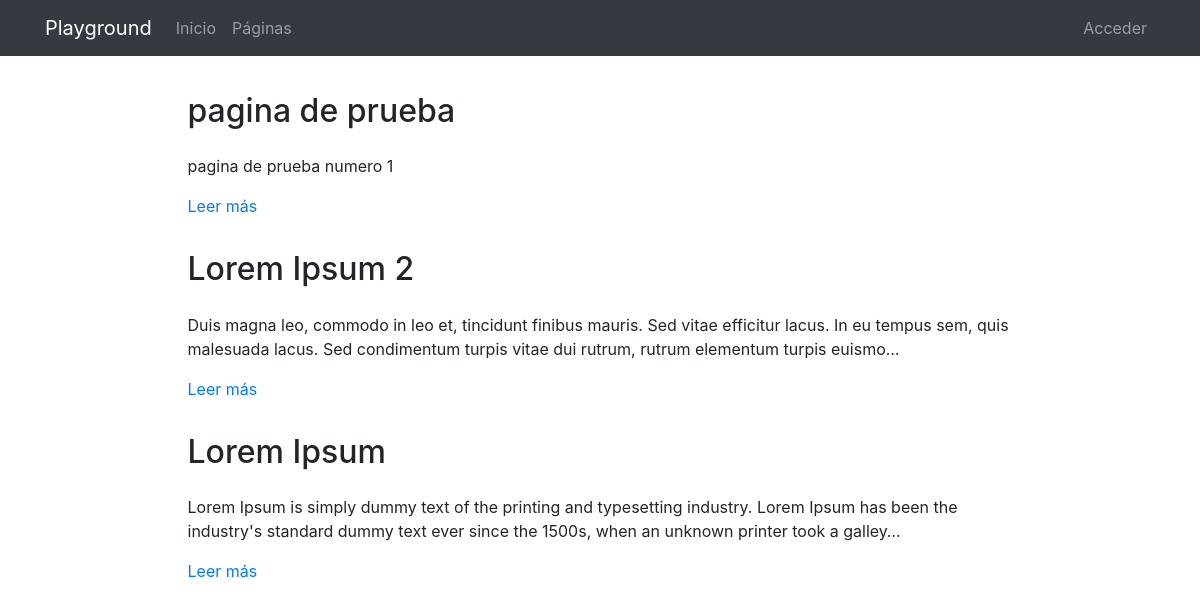
The page /pages/ on the database its author committed.
### pages/models.py (models this page shows, shortened)
class Page(models.Model):
    title = models.CharField(verbose_name="Título", max_length=200)
    content = RichTextField(verbose_name="Contenido")
    order = models.SmallIntegerField(verbose_name="Orden", default=0)
    created = models.DateTimeField(auto_now_add=True, verbose_name="Fecha de creación")
    updated = models.DateTimeField(auto_now=True, verbose_name="Fecha de edición")
    class Meta:
        verbose_name = "página"
        verbose_name_plural = "páginas"
        ordering = ['order', 'title']

### pages/views.py (the view)
# urls.py: path('', PagesListView.as_view(), name='pages'),
class PagesListView(ListView):
    model = Page

### pages/templates/pages/page_list.html (shortened to what this page needs)
{% extends 'core/base.html' %}
{% load static %}
{% block content %}
{% include 'pages/includes/pages_menu.html' %}
<main role="main">
  <div class="container mb-4">
    {% for page in page_list|dictsort:'id' reversed %}
      <div class="row mt-3">
        <div class="col-md-9 mx-auto">
          <h2 class="mb-4">{{page.title}}</h2>
          <div>
            <p>{{page.content|striptags|safe|truncatechars:"200"}}</p>
            <p><a href="{% url 'pages:page' page.id page.title|slugify %}">Leer más</a>
            </p>
          </div>
        </div>
      </div>
    {% endfor %}
  </div>
</main>
{% endblock %}

### core/static/core/css/main.css (style rules this page uses)
main { padding-top: 20px; }
:root { --jumbotron-padding-y: 3rem; }

### rows shown on the page
Page: title "pagina de prueba", content "pagina de prueba numero 1"
Page: title "Lorem Ipsum 2", content "Duis magna leo, commodo in leo et, tincidunt finibus mauris. Sed vitae efficitur lacus. In eu tempus sem, quis malesuada lacus. Sed condimentum turpis vitae dui rutrum, rutrum elementum turpis euismo…"
Page: title "Lorem Ipsum", content "Lorem Ipsum is simply dummy text of the printing and typesetting industry. Lorem Ipsum has been the industry's standard dummy text ever since the 1500s, when an unknown printer took a galley…"
